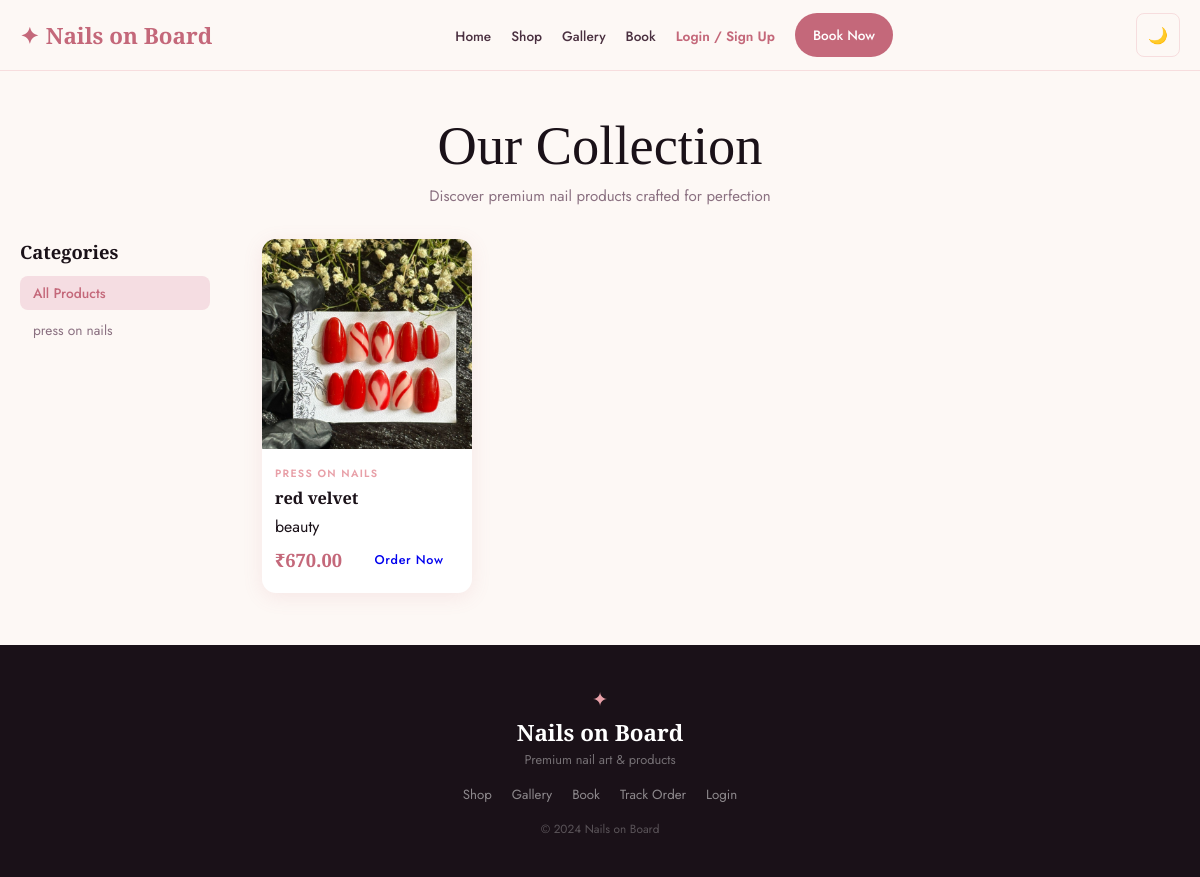
Page /shop on the committed database.
### app.py (models this page shows)
class NailProduct(db.Model):
    id             = db.Column(db.Integer, primary_key=True)
    name           = db.Column(db.String(120), nullable=False)
    description    = db.Column(db.Text, nullable=False)
    price          = db.Column(db.Float, nullable=False)
    category       = db.Column(db.String(80), nullable=False)
    image_filename = db.Column(db.String(200), nullable=True)
    in_stock       = db.Column(db.Boolean, default=True)
    created_at     = db.Column(db.DateTime, default=datetime.utcnow)

### app.py (the view)
@app.route('/shop')
def shop():
    cat      = request.args.get('category', 'all')
    q        = NailProduct.query.filter_by(in_stock=True)
    products = q.all() if cat == 'all' else q.filter_by(category=cat).all()
    cats     = [c[0] for c in db.session.query(NailProduct.category).distinct().all()]
    return render_template('shop.html', products=products, categories=cats, current_category=cat)

### templates/shop.html (shortened to what this page needs)
{% extends "base.html" %}
{% block content %}
<section class="page-hero">
  <h1>Our Collection</h1>
  <p>Discover premium nail products crafted for perfection</p>
</section>
<section class="shop-section">
  <aside class="shop-sidebar">
    <h3>Categories</h3>
    <ul class="category-list">
      <li><a href="{{ url_for('shop') }}" class="{% if current_category == 'all' %}active{% endif %}">All Products</a></li>
      {% for cat in categories %}
      <li><a href="{{ url_for('shop', category=cat) }}" class="{% if current_category == cat %}active{% endif %}">{{ cat }}</a></li>
      {% endfor %}
    </ul>
  </aside>
  <div class="shop-main">
    {% if products %}
    <div class="products-grid">
      {% for p in products %}
      <div class="product-card">
        <a href="{{ url_for('product_detail', pid=p.id) }}" class="product-img-wrap">
          {% if p.image_filename %}
          <img src="{{ url_for('static', filename='uploads/nails/' + p.image_filename) }}" alt="{{ p.name }}" loading="lazy"/>
          {% else %}
          <div class="product-img-placeholder">💅</div>
          {% endif %}
        </a>
        <div class="product-info">
          <span class="product-cat">{{ p.category }}</span>
          <h3>{{ p.name }}</h3>
          <p class="product-desc-short">{{ p.description[:80] }}{% if p.description|length > 80 %}…{% endif %}</p>
          <div class="product-footer">
            <span class="price">₹{{ "%.2f"|format(p.price) }}</span>
            <a href="{{ url_for('place_order', pid=p.id) }}" class="btn btn-sm">Order Now</a>
          </div>
        </div>
      </div>
      {% endfor %}
    </div>
    {% else %}
    <div class="empty-state">
      <div class="empty-icon">💅</div>
      <h3>No products yet</h3>
      <p>Check back soon for our collection!</p>
    </div>
    {% endif %}
  </div>
</section>
{% endblock %}

### static/css/style.css (style rules this page uses)
:root,[data-theme="light"] { --rose:#e8a0a8; --deep-rose:#c4687a; --blush:#f5dde2; --cream:#fdf8f5; --dark:#1a1118; --mid:#4a3040; --muted:#8a7080; --white:#ffffff; --gold:#d4a96a; --bg:var(--cream); --card:#ffffff; --text:var(--dark); --text-muted:var(--muted); --border:rgba(232,160,168,.3); --shadow:0 4px 20px rgba(196,104,122,.12); --radius:14px; --tr:.3s ease; --nav-bg:rgba(253,248,245,.92); }
*,*::before,*::after { box-sizing:border-box;margin:0;padding:0 }
html { scroll-behavior:smooth }
body { font-family:'Jost',sans-serif;background:var(--bg);color:var(--text);min-height:100vh;overflow-x:hidden;transition:background .3s,color .3s }
img { max-width:100%;height:auto;display:block }
.btn { display:inline-block;text-decoration:none;padding:11px 24px;border-radius:40px;font-family:'Jost',sans-serif;font-size:.87rem;font-weight:500;letter-spacing:.05em;cursor:pointer;border:none;transition:all var(--tr);text-align:center }
.btn-sm { padding:7px 15px;font-size:.79rem }
.products-grid { display:grid;grid-template-columns:repeat(2,1fr);gap:12px;max-width:1200px;margin:0 auto;padding:0 20px }
@media (min-width:600px) { .products-grid { grid-template-columns:repeat(3,1fr);gap:16px } }
@media (min-width:900px) { .products-grid { grid-template-columns:repeat(4,1fr);gap:20px } }
.product-card { background:var(--card);border-radius:var(--radius);overflow:hidden;box-shadow:var(--shadow);transition:transform var(--tr) }
.product-img-wrap { display:block;position:relative;overflow:hidden;aspect-ratio:1;text-decoration:none }
.product-img-wrap img { width:100%;height:100%;object-fit:cover;transition:transform .5s }
.product-info { padding:11px 13px }
.product-cat { font-size:.66rem;font-weight:600;letter-spacing:.12em;text-transform:uppercase;color:var(--rose) }
.product-info h3 { font-family:'Cormorant Garamond',serif;font-size:1.02rem;font-weight:600;color:var(--text);margin:4px 0 6px }
.product-footer { display:flex;justify-content:space-between;align-items:center;gap:6px;flex-wrap:wrap }
.price { font-family:'Cormorant Garamond',serif;font-size:1.15rem;font-weight:600;color:var(--deep-rose) }
.page-hero { text-align:center;padding:44px 20px 32px }
.page-hero h1 { font-family:'Cormorant Garamond',serif;font-size:clamp(1.9rem,6vw,3.4rem);font-weight:300;color:var(--text) }
.page-hero p { color:var(--text-muted);margin-top:8px;font-size:.94rem }
.shop-section { max-width:1200px;margin:0 auto 52px;padding:0 20px;display:flex;flex-direction:column;gap:24px }
@media (min-width:768px) { .shop-section { display:grid;grid-template-columns:190px 1fr;gap:32px } }
.shop-sidebar h3 { font-family:'Cormorant Garamond',serif;font-size:1.15rem;font-weight:600;color:var(--text);margin-bottom:12px }
.category-list { list-style:none;display:flex;flex-wrap:wrap;gap:7px }
@media (min-width:768px) { .category-list { display:block } }
.category-list li { margin-bottom:3px }
.category-list a { display:inline-block;padding:7px 13px;border-radius:8px;text-decoration:none;color:var(--text-muted);font-size:.86rem;transition:all var(--tr) }
@media (min-width:768px) { .category-list a { display:block } }
.category-list a:hover,.category-list a.active { background:var(--blush);color:var(--deep-rose);font-weight:500 }
.btn,.nav-cta,.btn-sm,.btn-lg { min-height:44px;display:inline-flex;align-items:center;justify-content:center }

### rows in the picture
NailProduct: image_filename (picture), category "PRESS ON NAILS", name "red velvet", description "beauty", price "670.00"

### other values in the picture
{{ cat }} "press on nails"
